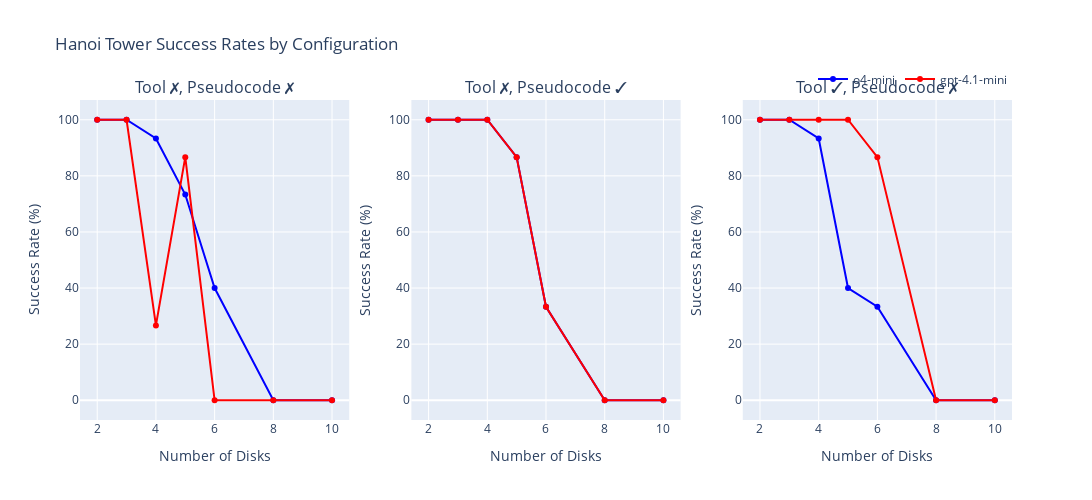

This figure's notebook cell:
### Code cell
import plotly.graph_objects as go
from plotly.subplots import make_subplots

# Create subplots for the three different configurations
fig = make_subplots(
    rows=1, cols=3,
    subplot_titles=('Tool ✗, Pseudocode ✗', 'Tool ✗, Pseudocode ✓', 'Tool ✓, Pseudocode ✗'),
    specs=[[{"secondary_y": False}, {"secondary_y": False}, {"secondary_y": False}]]
)

# Define the three configurations
configs = [
    {'use_mcp': False, 'add_pseudocode': False},
    {'use_mcp': False, 'add_pseudocode': True},
    {'use_mcp': True, 'add_pseudocode': False}
]

# Colors for the models
colors = {'o4-mini': 'blue', 'gpt-4.1-mini': 'red'}

for col, config in enumerate(configs, 1):
    # Filter data for this configuration
    mask = (success_rates['use_mcp'] == config['use_mcp']) & \
           (success_rates['add_pseudocode'] == config['add_pseudocode'])
    config_data = success_rates[mask]
    
    # Plot each model
    for model in ['o4-mini', 'gpt-4.1-mini']:
        model_data = config_data[config_data['model_name'] == model]
        
        fig.add_trace(
            go.Scatter(
                x=model_data['n_disks'],
                y=model_data['success_rate_percent'],
                mode='lines+markers',
                name=f'{model}',
                line=dict(color=colors[model]),
                showlegend=(col == 1),  # Only show legend for first subplot
                hovertemplate='<b>%{fullData.name}</b><br>' +
                            'Disks: %{x}<br>' +
                            'Success Rate: %{y:.1f}%<br>' +
                            '<extra></extra>'
            ),
            row=1, col=col
        )

# Update layout
fig.update_layout(
    title='Hanoi Tower Success Rates by Configuration',
    height=500,
    width=1200,
    showlegend=True,
    legend=dict(
        orientation="h",
        yanchor="bottom",
        y=1.02,
        xanchor="right",
        x=1
    )
)

# Update axes labels
for i in range(1, 4):
    fig.update_xaxes(title_text="Number of Disks", row=1, col=i)
    fig.update_yaxes(title_text="Success Rate (%)", row=1, col=i)

fig.show()

### Figure 1 — Plotly figure (JSON) as saved in the notebook; plotly's stock layout.template omitted (floating-point values rounded to 4 significant figures)
{"data": [{"hovertemplate": "<b>%{fullData.name}</b><br>Disks: %{x}<br>Success Rate: %{y:.1f}%<br><extra></extra>", "line": {"color": "blue"}, "mode": "lines+markers", "name": "o4-mini", "showlegend": true, "type": "scatter", "x": [2, 3, 4, 5, 6, 8, 10], "xaxis": "x", "y": [100.0, 100.0, 93.33, 73.33, 40.0, 0.0, 0.0], "yaxis": "y"}, {"hovertemplate": "<b>%{fullData.name}</b><br>Disks: %{x}<br>Success Rate: %{y:.1f}%<br><extra></extra>", "line": {"color": "red"}, "mode": "lines+markers", "name": "gpt-4.1-mini", "showlegend": true, "type": "scatter", "x": [2, 3, 4, 5, 6, 8, 10], "xaxis": "x", "y": [100.0, 100.0, 26.67, 86.67, 0.0, 0.0, 0.0], "yaxis": "y"}, {"hovertemplate": "<b>%{fullData.name}</b><br>Disks: %{x}<br>Success Rate: %{y:.1f}%<br><extra></extra>", "line": {"color": "blue"}, "mode": "lines+markers", "name": "o4-mini", "showlegend": false, "type": "scatter", "x": [2, 3, 4, 5, 6, 8, 10], "xaxis": "x2", "y": [100.0, 100.0, 100.0, 86.67, 33.33, 0.0, 0.0], "yaxis": "y2"}, {"hovertemplate": "<b>%{fullData.name}</b><br>Disks: %{x}<br>Success Rate: %{y:.1f}%<br><extra></extra>", "line": {"color": "red"}, "mode": "lines+markers", "name": "gpt-4.1-mini", "showlegend": false, "type": "scatter", "x": [2, 3, 4, 5, 6, 8, 10], "xaxis": "x2", "y": [100.0, 100.0, 100.0, 86.67, 33.33, 0.0, 0.0], "yaxis": "y2"}, {"hovertemplate": "<b>%{fullData.name}</b><br>Disks: %{x}<br>Success Rate: %{y:.1f}%<br><extra></extra>", "line": {"color": "blue"}, "mode": "lines+markers", "name": "o4-mini", "showlegend": false, "type": "scatter", "x": [2, 3, 4, 5, 6, 8, 10], "xaxis": "x3", "y": [100.0, 100.0, 93.33, 40.0, 33.33, 0.0, 0.0], "yaxis": "y3"}, {"hovertemplate": "<b>%{fullData.name}</b><br>Disks: %{x}<br>Success Rate: %{y:.1f}%<br><extra></extra>", "line": {"color": "red"}, "mode": "lines+markers", "name": "gpt-4.1-mini", "showlegend": false, "type": "scatter", "x": [2, 3, 4, 5, 6, 8, 10], "xaxis": "x3", "y": [100.0, 100.0, 100.0, 100.0, 86.67, 0.0, 0.0], "yaxis": "y3"}], "layout": {"annotations": [{"font": {"size": 16}, "showarrow": false, "text": "Tool ✗, Pseudocode ✗", "x": 0.1444, "xanchor": "center", "xref": "paper", "y": 1, "yanchor": "bottom", "yref": "paper"}, {"font": {"size": 16}, "showarrow": false, "text": "Tool ✗, Pseudocode ✓", "x": 0.5, "xanchor": "center", "xref": "paper", "y": 1, "yanchor": "bottom", "yref": "paper"}, {"font": {"size": 16}, "showarrow": false, "text": "Tool ✓, Pseudocode ✗", "x": 0.8556, "xanchor": "center", "xref": "paper", "y": 1, "yanchor": "bottom", "yref": "paper"}], "height": 500, "legend": {"orientation": "h", "x": 1, "xanchor": "right", "y": 1.02, "yanchor": "bottom"}, "showlegend": true, "title": {"text": "Hanoi Tower Success Rates by Configuration"}, "width": 1200, "xaxis": {"anchor": "y", "domain": [0, 0.2889], "title": {"text": "Number of Disks"}}, "xaxis2": {"anchor": "y2", "domain": [0.3556, 0.6444], "title": {"text": "Number of Disks"}}, "xaxis3": {"anchor": "y3", "domain": [0.7111, 1], "title": {"text": "Number of Disks"}}, "yaxis": {"anchor": "x", "domain": [0, 1], "title": {"text": "Success Rate (%)"}}, "yaxis2": {"anchor": "x2", "domain": [0, 1], "title": {"text": "Success Rate (%)"}}, "yaxis3": {"anchor": "x3", "domain": [0, 1], "title": {"text": "Success Rate (%)"}}}}
